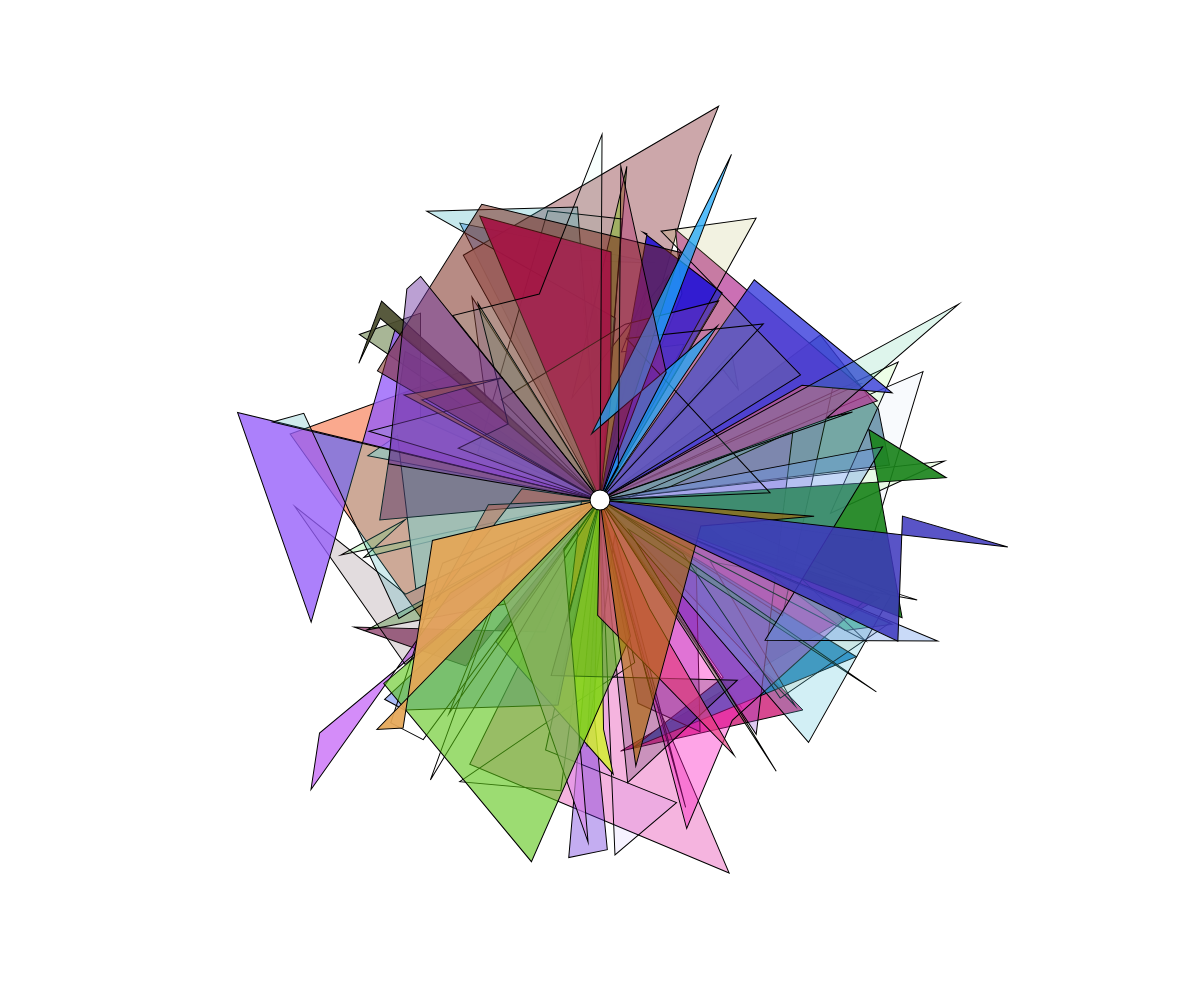
Frame 1 (no input)
Frame 60 (no input): identical to frame 1, image omitted
Frame 120 (the mouse pressed at the canvas centre since frame 60): identical to frame 1, image omitted

The p5.js sketch that drew this single still picture (run headless with seeded random() and noise() and a simulated clock; from frame 60 on, the mouse is pressed at the canvas centre):

// p5.js sketch
// ── sketch.js
var shapes = [];
var r;

function setup() {
  createCanvas(windowWidth, windowHeight);
  r = random(100);
  for (var i = 0; i < r; i++) {
    var s = new Shape();
    shapes.push(s);
  }
  translate(windowWidth/2, windowHeight/2);
  shapes.forEach(function(shape, i){
    push();
    fill(...shape.c);
    shape.make();
    pop();
    rotate(TWO_PI * i /shapes.length);
  });
  ellipse(0, 0, 20, 20);
}

function draw() {
}

function Shape() {
  this.vals = [],
  this.c = [random(255),random(255),random(255),random(255)],

  this.fillVals = function() {
    for (var i = 0; i < 6; i++) {
      this.vals.push(random(300));
    };
  },

  this.make = function() {
    quad(0,0, ...this.vals);
  },

  this.fillVals();
}
// ── particle.js
var Particle = function(size) {
  this.x1 = random(size);
  this.y1 = random(size);
  this.x2 = random(size);
  this.y2 = random(size);
  this.x3 = random(size);
  this.y3 = random(size);
  this.x4 = random(size);
  this.y4 = random(size);
  this.x5 = random(size);
  this.y5 = random(size);
  this.a = random(360);
  this.col = [random(155)+100,random(155)+100,random(155)+100,220];
};

Particle.prototype.show = function() {
  push();
  rotate(this.a);
  fill(...this.col);
  beginShape();
  vertex(0, 0);
  bezierVertex(this.x1, this.x1, this.x2, this.y2, this.x3, this.x3);
  bezierVertex(this.x4, this.y4, this.x5, this.x5, 0, 0);
  endShape();
  pop();
};
